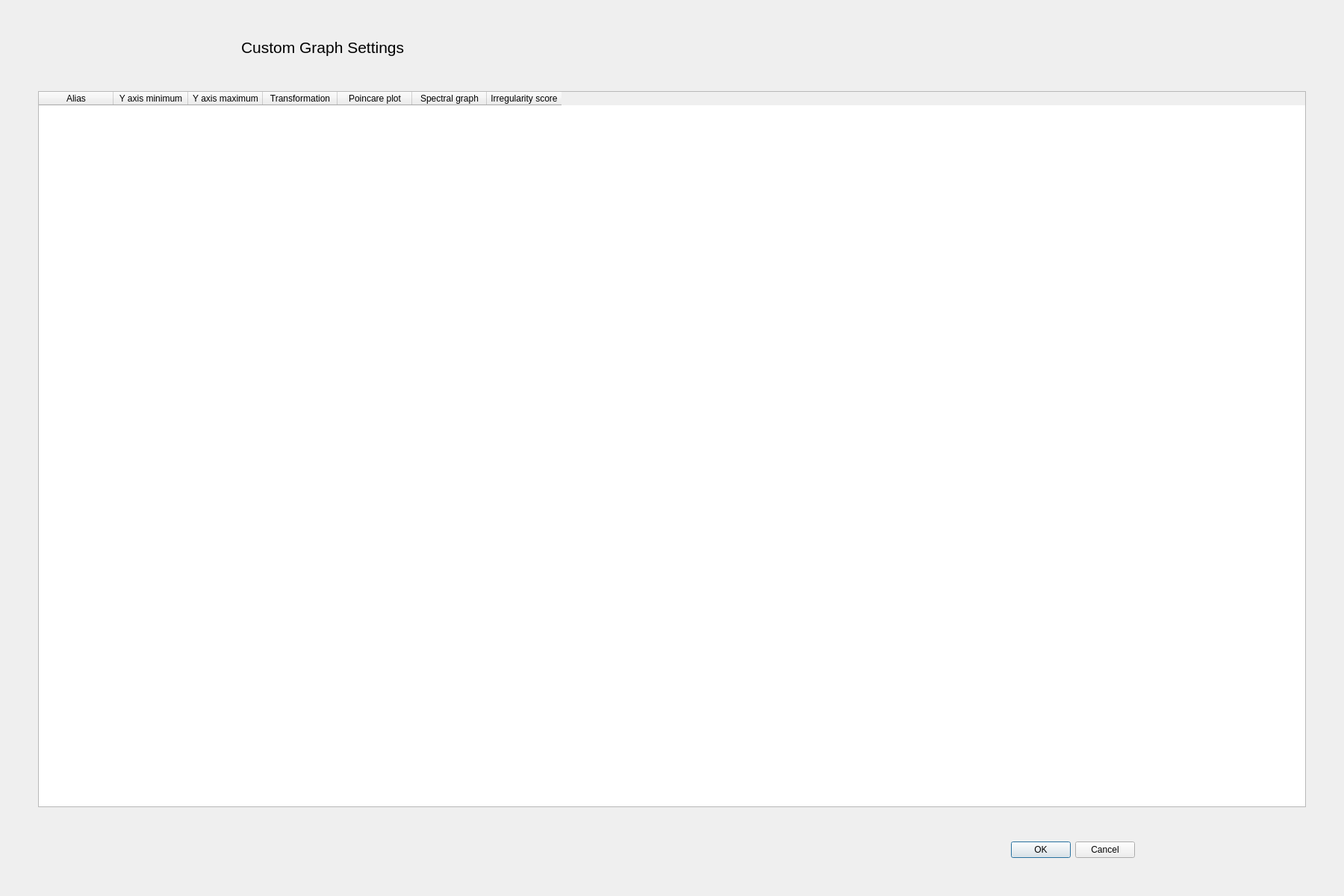
<?xml version="1.0" encoding="UTF-8"?>
<ui version="4.0">
 <class>Custom</class>
 <widget class="QDialog" name="Custom">
  <property name="geometry">
   <rect>
    <x>0</x>
    <y>0</y>
    <width>1800</width>
    <height>1200</height>
   </rect>
  </property>
  <property name="windowTitle">
   <string>Dialog</string>
  </property>
  <layout class="QGridLayout" name="gridLayout">
   <item row="0" column="0">
    <layout class="QVBoxLayout" name="verticalLayout" stretch="0,0,0,8,0,0,0">
     <item>
      <spacer name="verticalSpacer_4">
       <property name="orientation">
        <enum>Qt::Vertical</enum>
       </property>
       <property name="sizeHint" stdset="0">
        <size>
         <width>20</width>
         <height>40</height>
        </size>
       </property>
      </spacer>
     </item>
     <item>
      <layout class="QHBoxLayout" name="horizontalLayout_3" stretch="1,0,4">
       <item>
        <spacer name="horizontalSpacer">
         <property name="orientation">
          <enum>Qt::Horizontal</enum>
         </property>
         <property name="sizeHint" stdset="0">
          <size>
           <width>40</width>
           <height>20</height>
          </size>
         </property>
        </spacer>
       </item>
       <item>
        <widget class="QLabel" name="label">
         <property name="font">
          <font>
           <pointsize>16</pointsize>
          </font>
         </property>
         <property name="text">
          <string>Custom Graph Settings</string>
         </property>
        </widget>
       </item>
       <item>
        <spacer name="horizontalSpacer_2">
         <property name="orientation">
          <enum>Qt::Horizontal</enum>
         </property>
         <property name="sizeHint" stdset="0">
          <size>
           <width>40</width>
           <height>20</height>
          </size>
         </property>
        </spacer>
       </item>
      </layout>
     </item>
     <item>
      <spacer name="verticalSpacer_3">
       <property name="orientation">
        <enum>Qt::Vertical</enum>
       </property>
       <property name="sizeHint" stdset="0">
        <size>
         <width>20</width>
         <height>40</height>
        </size>
       </property>
      </spacer>
     </item>
     <item>
      <layout class="QHBoxLayout" name="horizontalLayout_2" stretch="0,8,0">
       <item>
        <spacer name="horizontalSpacer_3">
         <property name="orientation">
          <enum>Qt::Horizontal</enum>
         </property>
         <property name="sizeHint" stdset="0">
          <size>
           <width>40</width>
           <height>20</height>
          </size>
         </property>
        </spacer>
       </item>
       <item>
        <widget class="QTableWidget" name="custom_table">
         <attribute name="horizontalHeaderCascadingSectionResizes">
          <bool>true</bool>
         </attribute>
         <column>
          <property name="text">
           <string>Alias</string>
          </property>
          <property name="textAlignment">
           <set>AlignCenter</set>
          </property>
         </column>
         <column>
          <property name="text">
           <string>Y axis minimum</string>
          </property>
          <property name="textAlignment">
           <set>AlignCenter</set>
          </property>
         </column>
         <column>
          <property name="text">
           <string>Y axis maximum</string>
          </property>
          <property name="textAlignment">
           <set>AlignCenter</set>
          </property>
         </column>
         <column>
          <property name="text">
           <string>Transformation</string>
          </property>
          <property name="textAlignment">
           <set>AlignCenter</set>
          </property>
         </column>
         <column>
          <property name="text">
           <string>Poincare plot</string>
          </property>
          <property name="textAlignment">
           <set>AlignCenter</set>
          </property>
         </column>
         <column>
          <property name="text">
           <string>Spectral graph</string>
          </property>
          <property name="textAlignment">
           <set>AlignCenter</set>
          </property>
         </column>
         <column>
          <property name="text">
           <string>Irregularity score</string>
          </property>
          <property name="textAlignment">
           <set>AlignCenter</set>
          </property>
         </column>
        </widget>
       </item>
       <item>
        <spacer name="horizontalSpacer_4">
         <property name="orientation">
          <enum>Qt::Horizontal</enum>
         </property>
         <property name="sizeHint" stdset="0">
          <size>
           <width>40</width>
           <height>20</height>
          </size>
         </property>
        </spacer>
       </item>
      </layout>
     </item>
     <item>
      <spacer name="verticalSpacer_2">
       <property name="orientation">
        <enum>Qt::Vertical</enum>
       </property>
       <property name="sizeHint" stdset="0">
        <size>
         <width>20</width>
         <height>40</height>
        </size>
       </property>
      </spacer>
     </item>
     <item>
      <layout class="QHBoxLayout" name="horizontalLayout" stretch="5,0,1">
       <item>
        <spacer name="horizontalSpacer_5">
         <property name="orientation">
          <enum>Qt::Horizontal</enum>
         </property>
         <property name="sizeHint" stdset="0">
          <size>
           <width>40</width>
           <height>20</height>
          </size>
         </property>
        </spacer>
       </item>
       <item>
        <widget class="QDialogButtonBox" name="buttonBox">
         <property name="orientation">
          <enum>Qt::Horizontal</enum>
         </property>
         <property name="standardButtons">
          <set>QDialogButtonBox::Cancel|QDialogButtonBox::Ok</set>
         </property>
        </widget>
       </item>
       <item>
        <spacer name="horizontalSpacer_6">
         <property name="orientation">
          <enum>Qt::Horizontal</enum>
         </property>
         <property name="sizeHint" stdset="0">
          <size>
           <width>40</width>
           <height>20</height>
          </size>
         </property>
        </spacer>
       </item>
      </layout>
     </item>
     <item>
      <spacer name="verticalSpacer">
       <property name="orientation">
        <enum>Qt::Vertical</enum>
       </property>
       <property name="sizeHint" stdset="0">
        <size>
         <width>20</width>
         <height>40</height>
        </size>
       </property>
      </spacer>
     </item>
    </layout>
   </item>
  </layout>
 </widget>
 <resources/>
 <connections>
  <connection>
   <sender>buttonBox</sender>
   <signal>accepted()</signal>
   <receiver>Custom</receiver>
   <slot>hide()</slot>
   <hints>
    <hint type="sourcelabel">
     <x>1432</x>
     <y>1130</y>
    </hint>
    <hint type="destinationlabel">
     <x>899</x>
     <y>599</y>
    </hint>
   </hints>
  </connection>
  <connection>
   <sender>buttonBox</sender>
   <signal>rejected()</signal>
   <receiver>Custom</receiver>
   <slot>close()</slot>
   <hints>
    <hint type="sourcelabel">
     <x>1432</x>
     <y>1130</y>
    </hint>
    <hint type="destinationlabel">
     <x>899</x>
     <y>599</y>
    </hint>
   </hints>
  </connection>
  <connection>
   <sender>buttonBox</sender>
   <signal>accepted()</signal>
   <receiver>Custom</receiver>
   <slot>save_custom()</slot>
   <hints>
    <hint type="sourcelabel">
     <x>1432</x>
     <y>1130</y>
    </hint>
    <hint type="destinationlabel">
     <x>899</x>
     <y>599</y>
    </hint>
   </hints>
  </connection>
 </connections>
 <slots>
  <slot>save_custom()</slot>
 </slots>
</ui>
